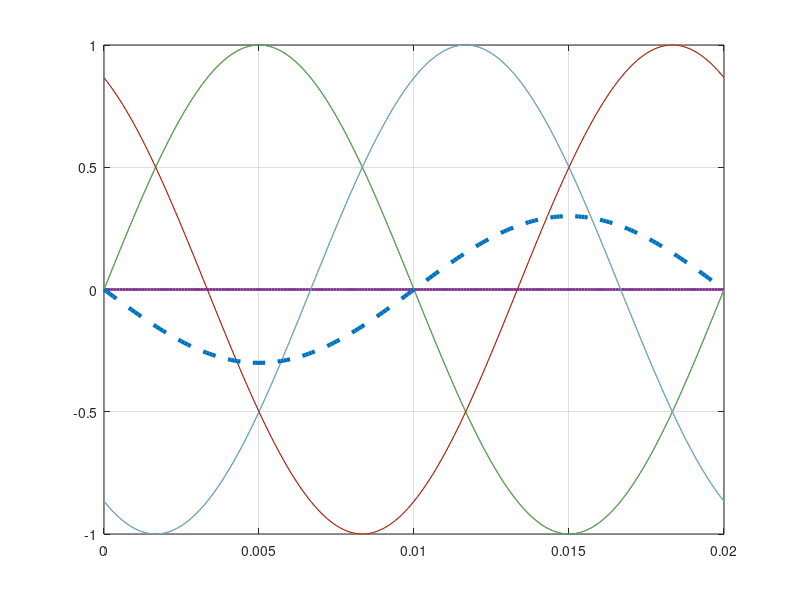

This figure's MATLAB source:
close all
w = pi*100;
t = 0:0.0001:0.02;
U1 = sin(w*t);
U2 = sin(w*t+w/3);
U3 = sin(w*t-w/3);
S = U1+U2+U3;
figure()
plot(t,U1,t,U2,t,U3,t,S,'LineWidth', 2);
grid on
hold on;
U1 = sin(w*t)-0.1*sin(w*t);
U2 = sin(w*t+w/3)-0.1*sin(w*t);
U3 = sin(w*t-w/3)-0.1*sin(w*t);
S = U1+U2+U3;
%plot(t,U1,t,U2,t,U3,t,S,'LineWidth', 2);
U1 = U1 - S/3;
U2 = U2 - S/3;
U3 = U3 - S/3;
plot(t,U1,t,U2,t,U3,t,S,'LineStyle','--','LineWidth', 3);
